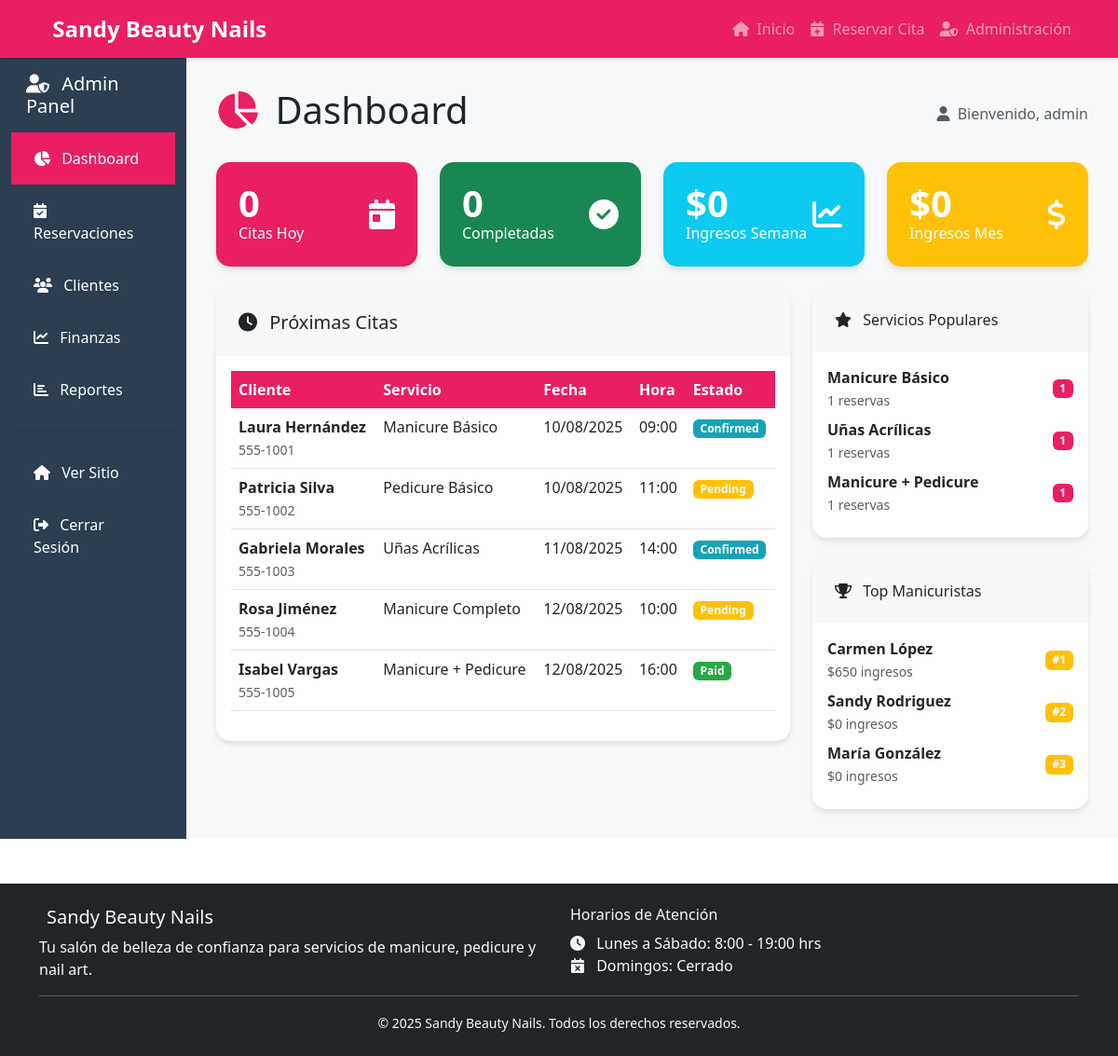
Screenshot of /admin/dashboard (signed in) with the database file from the repository.
### tables this page shows
CREATE TABLE appointments (
    id INT AUTO_INCREMENT PRIMARY KEY,
    customer_id INT NOT NULL,
    service_id INT NOT NULL,
    manicurist_id INT,
    appointment_date DATE NOT NULL,
    appointment_time TIME NOT NULL,
    status ENUM('pending', 'confirmed', 'paid', 'completed', 'cancelled') DEFAULT 'pending',
    payment_method ENUM('cash', 'card', 'mercado_pago') DEFAULT 'mercado_pago',
    payment_status ENUM('pending', 'paid', 'failed', 'refunded') DEFAULT 'pending',
    payment_id VARCHAR(100),
    total_amount DECIMAL(10,2) NOT NULL,
    notes TEXT,
    created_at TIMESTAMP DEFAULT CURRENT_TIMESTAMP,
    updated_at TIMESTAMP DEFAULT CURRENT_TIMESTAMP ON UPDATE CURRENT_TIMESTAMP,
    FOREIGN KEY (customer_id) REFERENCES customers(id) ON DELETE CASCADE,
    FOREIGN KEY (service_id) REFERENCES services(id) ON DELETE RESTRICT,
    FOREIGN KEY (manicurist_id) REFERENCES manicurists(id) ON DELETE SET NULL,
    UNIQUE KEY unique_appointment (manicurist_id, appointment_date, appointment_time),
    INDEX idx_date (appointment_date),
    INDEX idx_status (status),
    INDEX idx_payment_status (payment_status)
);

CREATE TABLE customers (
    id INT AUTO_INCREMENT PRIMARY KEY,
    phone VARCHAR(20) NOT NULL UNIQUE,
    name VARCHAR(100) NOT NULL,
    email VARCHAR(100),
    cedula VARCHAR(20),
    total_appointments INT DEFAULT 0,
    created_at TIMESTAMP DEFAULT CURRENT_TIMESTAMP,
    updated_at TIMESTAMP DEFAULT CURRENT_TIMESTAMP ON UPDATE CURRENT_TIMESTAMP,
    INDEX idx_phone (phone)
);

CREATE TABLE services (
    id INT AUTO_INCREMENT PRIMARY KEY,
    name VARCHAR(100) NOT NULL,
    description TEXT,
    price DECIMAL(10,2) NOT NULL,
    duration INT NOT NULL DEFAULT 60,  
    active BOOLEAN DEFAULT TRUE,
    created_at TIMESTAMP DEFAULT CURRENT_TIMESTAMP,
    updated_at TIMESTAMP DEFAULT CURRENT_TIMESTAMP ON UPDATE CURRENT_TIMESTAMP
);

CREATE TABLE manicurists (
    id INT AUTO_INCREMENT PRIMARY KEY,
    name VARCHAR(100) NOT NULL,
    phone VARCHAR(20),
    email VARCHAR(100),
    specialties TEXT,
    active BOOLEAN DEFAULT TRUE,
    created_at TIMESTAMP DEFAULT CURRENT_TIMESTAMP,
    updated_at TIMESTAMP DEFAULT CURRENT_TIMESTAMP ON UPDATE CURRENT_TIMESTAMP
);

### app/views/admin/dashboard.php (the view, shortened to what the rows shown need)
<div class="container-fluid">
    <div class="row">
        <div class="col-md-9 col-lg-10 admin-content">
            <div class="d-flex justify-content-between align-items-center mb-4">
                <h1>
                    <i class="fas fa-chart-pie me-2 text-primary"></i>
                    Dashboard
                </h1>
            </div>
            <div class="row">
                <div class="col-lg-8">
                    <div class="card">
                        <div class="card-body">
                            <?php if (!empty($upcomingAppointments)): ?>
                                <div class="table-responsive">
                                    <table class="table table-hover">
                                        <thead>
                                            <tr>
                                                <th>Cliente</th>
                                                <th>Servicio</th>
                                                <th>Fecha</th>
                                                <th>Hora</th>
                                                <th>Estado</th>
                                            </tr>
                                        </thead>
                                        <tbody>
                                            <?php foreach ($upcomingAppointments as $appointment): ?>
                                                <tr>
                                                    <td>
                                                        <strong><?= htmlspecialchars($appointment['customer_name']) ?></strong><br>
                                                        <small class="text-muted"><?= htmlspecialchars($appointment['customer_phone']) ?></small>
                                                    </td>
                                                    <td><?= htmlspecialchars($appointment['service_name']) ?></td>
                                                    <td><?= date('d/m/Y', strtotime($appointment['appointment_date'])) ?></td>
                                                    <td><?= date('H:i', strtotime($appointment['appointment_time'])) ?></td>
                                                    <td>
                                                        <span class="badge status-<?= $appointment['status'] ?>">
                                                            <?= ucfirst($appointment['status']) ?>
                                                        </span>
                                                    </td>
                                                </tr>
                                            <?php endforeach; ?>
                                        </tbody>
                                    </table>
                                </div>
                            <?php endif; ?>
                        </div>
                    </div>
                </div>
                <div class="col-lg-4">
                    <div class="card mb-4">
                        <div class="card-body">
                            <?php if (!empty($popularServices)): ?>
                                <?php foreach (array_slice($popularServices, 0, 5) as $service): ?>
                                    <div class="d-flex justify-content-between align-items-center mb-2">
                                        <div>
                                            <div class="fw-bold"><?= htmlspecialchars($service['name']) ?></div>
                                            <small class="text-muted"><?= $service['booking_count'] ?> reservas</small>
                                        </div>
                                        <span class="badge bg-primary"><?= $service['booking_count'] ?></span>
                                    </div>
                                <?php endforeach; ?>
                            <?php else: ?>
                                <p class="text-muted">No hay datos suficientes</p>
                            <?php endif; ?>
                        </div>
                    </div>
                    <div class="card">
                        <div class="card-body">
                            <?php if (!empty($topPerformers)): ?>
                                <?php foreach ($topPerformers as $index => $performer): ?>
                                    <div class="d-flex justify-content-between align-items-center mb-2">
                                        <div>
                                            <div class="fw-bold"><?= htmlspecialchars($performer['name']) ?></div>
                                            <small class="text-muted">$<?= number_format($performer['total_revenue'] ?? 0, 0) ?> ingresos</small>
                                        </div>
                                        <span class="badge bg-warning">#<?= $index + 1 ?></span>
                                    </div>
                                <?php endforeach; ?>
                            <?php else: ?>
                                <p class="text-muted">No hay datos suficientes</p>
                            <?php endif; ?>
                        </div>
                    </div>
                </div>
            </div>
        </div>
    </div>
</div>
<?php
include 'app/views/layouts/main.php';
?>

### rows the page displays
appointments: customer.name "Laura Hernández", customer.phone "555-1001", service.name "Manicure Básico", appointment_date "10/08/2025", appointment_time "09:00", status "Confirmed"
appointments: customer.name "Patricia Silva", customer.phone "555-1002", service.name "Pedicure Básico", appointment_date "10/08/2025", appointment_time "11:00", status "Pending"
appointments: customer.name "Gabriela Morales", customer.phone "555-1003", service.name "Uñas Acrílicas", appointment_date "11/08/2025", appointment_time "14:00", status "Confirmed"
appointments: customer.name "Rosa Jiménez", customer.phone "555-1004", service.name "Manicure Completo", appointment_date "12/08/2025", appointment_time "10:00", status "Pending"
appointments: customer.name "Isabel Vargas", customer.phone "555-1005", service.name "Manicure + Pedicure", appointment_date "12/08/2025", appointment_time "16:00", status "Paid"
services: name "Manicure Básico", booking_count "1"
services: name "Uñas Acrílicas", booking_count "1"
services: name "Manicure + Pedicure", booking_count "1"
manicurists: name "Carmen López", total_revenue "650"
manicurists: name "Sandy Rodriguez", total_revenue "0"
manicurists: name "María González", total_revenue "0"

### other values shown
APP_NAME "Sandy Beauty Nails"
$_SESSION['admin_username'] "admin"
$todayStats['total_appointments'] "0"
$todayStats['completed'] "0"
$weeklyRevenue "0"
$monthlyRevenue "0"
BUSINESS_START_HOUR "8"
BUSINESS_END_HOUR "19"
